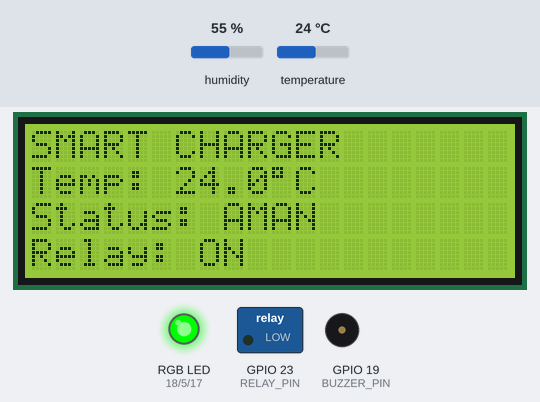
Simulated run of this sketch. Board: ESP32. On the bench: 20×4 character LCD, switched loads named in the sketch (green lamp = pin HIGH), an RGB LED mixed from three pins (HIGH = lit), buzzer (waves = sounding). Inputs (shaded band) come from the test bench; at power-on: temperature 24 °C, humidity 55 %. WiFi joins after 1.5 s; servers stay silent unless stated.

Above: at 3.5 s.
3.6 s: temperature set to 39.4 °C
At 6.2 s:
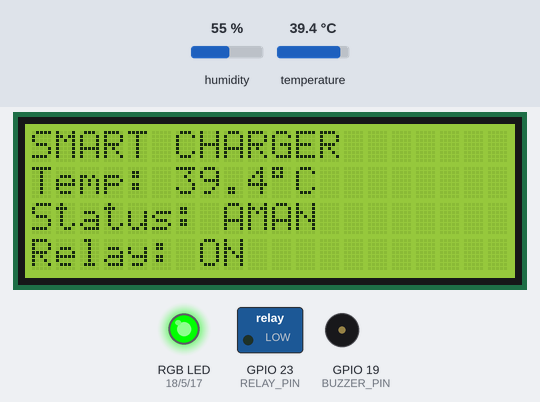
7.4 s: temperature set to 40.7 °C
At 9.7 s:
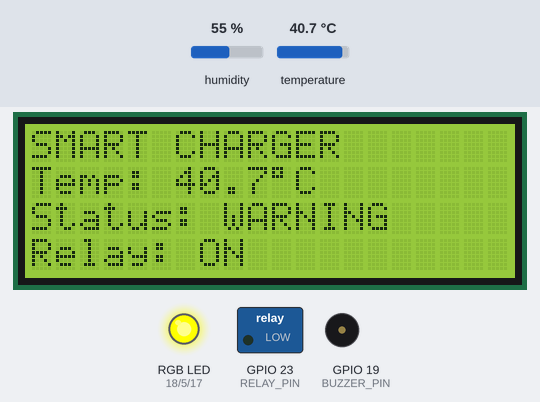
11.5 s: temperature set to 12 °C
At 13.2 s:
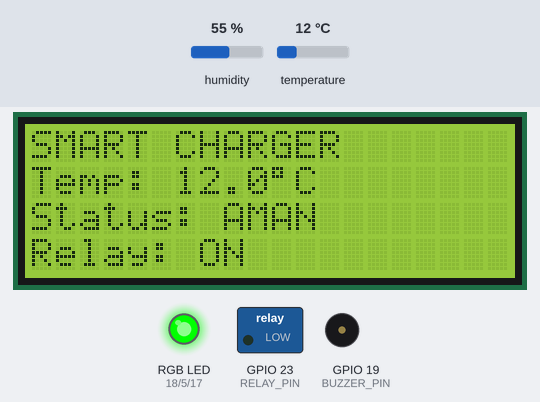
Timing chart, 0 to 14.7 s (numbered marks = the images above; inputs shaded):
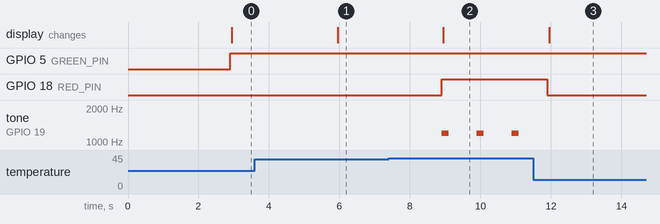

Measured:
- the behaviour switches between 39.9 and 40 °C on temperature (found by bisection; images 1 and 2)
- after the input at 3.6 s, the display: changes after 2.3 s (image 1)
- after the input at 7.4 s, GPIO 18 (RED_PIN): LOW → HIGH after 1.5 s; tone on GPIO 19 (BUZZER_PIN): alternates 1200 Hz for 0.20 s and silent for 0.80 s, starting after 1.5 s; the display: changes after 1.6 s (image 2)
- after the input at 11.5 s, GPIO 18 (RED_PIN): HIGH → LOW after 0.40 s; tone on GPIO 19 (BUZZER_PIN): stops changing and stays silent; the display: changes after 0.45 s (image 3)

The sketch:

sketch.ino
```cpp
/***********************************************************
 Smart Charger Safety Monitoring
 ESP32 + DHT22 + LCD20x4 + Relay + RGB + Buzzer + Blynk
************************************************************/
#define BLYNK_TEMPLATE_ID "TMPL6HKC_IQ8Z"
#define BLYNK_TEMPLATE_NAME "Smart Charger Safety Monitoring"
#define BLYNK_AUTH_TOKEN "00nD57TJe6Qof_nmteqh_rG4DEetY4GS"

#include <WiFi.h>
#include <WiFiClient.h>
#include <BlynkSimpleEsp32.h>
#include <Wire.h>
#include <LiquidCrystal_I2C.h>
#include <DHT.h>

char ssid[]="Wokwi-GUEST";
char pass[]="";

#define DHTPIN 4
#define DHTTYPE DHT22
#define RELAY_PIN 23
#define BUZZER_PIN 19
#define RED_PIN 18
#define GREEN_PIN 5
#define BLUE_PIN 17

DHT dht(DHTPIN,DHTTYPE);
LiquidCrystal_I2C lcd(0x27,20,4);
BlynkTimer timer;

float suhu=0;
const char* statusAlat="INIT";
bool notifSent=false;

void kirimBlynk(){
  Blynk.virtualWrite(V0,suhu);
  Blynk.virtualWrite(V1,statusAlat);
  Blynk.virtualWrite(V2, strcmp(statusAlat,"OVERHEAT")==0 ? 0:1);
}

void tampilLCD(){
  lcd.clear();
  lcd.setCursor(0,0); lcd.print("SMART CHARGER");
  lcd.setCursor(0,1); lcd.print("Temp: "); lcd.print(suhu,1); lcd.print((char)223); lcd.print("C");
  lcd.setCursor(0,2); lcd.print("Status: "); lcd.print(statusAlat);
  lcd.setCursor(0,3); lcd.print(strcmp(statusAlat,"OVERHEAT")==0?"Relay: OFF":"Relay: ON ");
}

void bacaSensor(){
  suhu=dht.readTemperature();
  if(isnan(suhu)) return;

  if(suhu<40){
    statusAlat="AMAN";
    digitalWrite(RELAY_PIN,LOW);
    digitalWrite(RED_PIN,LOW);
    digitalWrite(GREEN_PIN,HIGH);
    digitalWrite(BLUE_PIN,LOW);
    noTone(BUZZER_PIN);
    notifSent=false;
  }else if(suhu<45){
    statusAlat="WARNING";
    digitalWrite(RELAY_PIN,LOW);
    digitalWrite(RED_PIN,HIGH);
    digitalWrite(GREEN_PIN,HIGH);
    digitalWrite(BLUE_PIN,LOW);
    tone(BUZZER_PIN,1200,200);
  }else{
    statusAlat="OVERHEAT";
    digitalWrite(RELAY_PIN,HIGH);
    digitalWrite(RED_PIN,HIGH);
    digitalWrite(GREEN_PIN,LOW);
    digitalWrite(BLUE_PIN,LOW);
    tone(BUZZER_PIN,2000);
    if(!notifSent){
      Blynk.logEvent("overheat");
      notifSent=true;
    }
  }
  tampilLCD();
  kirimBlynk();
}

void setup(){
  Serial.begin(115200);
  pinMode(RELAY_PIN,OUTPUT);
  pinMode(BUZZER_PIN,OUTPUT);
  pinMode(RED_PIN,OUTPUT);
  pinMode(GREEN_PIN,OUTPUT);
  pinMode(BLUE_PIN,OUTPUT);
  digitalWrite(RELAY_PIN,LOW);
  lcd.init(); lcd.backlight();
  lcd.setCursor(0,0); lcd.print("SMART CHARGER");
  lcd.setCursor(0,1); lcd.print("Connecting...");
  dht.begin();
  Blynk.begin(BLYNK_AUTH_TOKEN,ssid,pass);
  timer.setInterval(1000L,bacaSensor);
}
void loop(){
  Blynk.run();
  timer.run();
}
```
